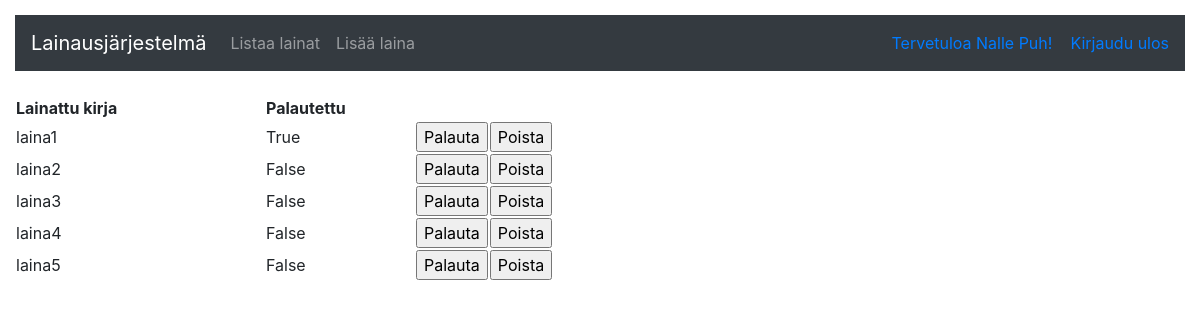
The page /loans/ (signed in) on the database as committed earlier.
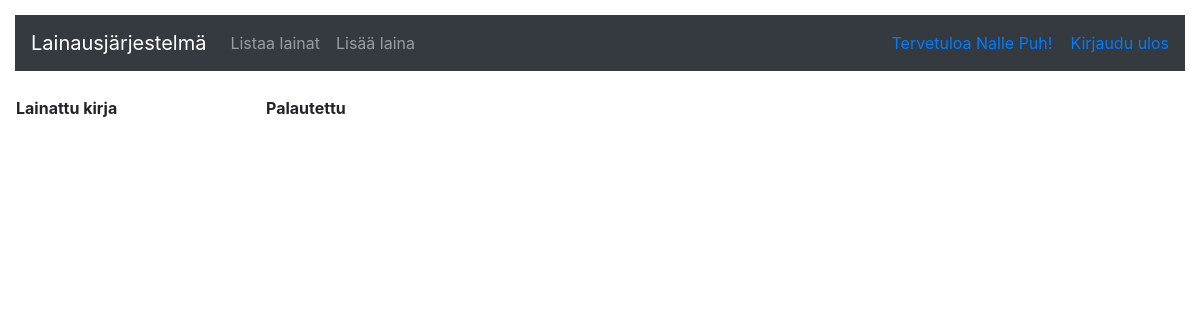
The same page on the database as committed later.
### application/auth/models.py (models this page shows, shortened)
class User(Base):
    __tablename__ = "account"
    name = db.Column(db.String(144), nullable=False)
    username = db.Column(db.String(144), nullable=False)
    password = db.Column(db.String(144), nullable=False)
    tasks = db.relationship("Loan", backref='account', lazy=True)

### application/loans/models.py (models this page shows, shortened)
class Loan(Base):
    name = db.Column(db.String(144), nullable=False)
    returned = db.Column(db.Boolean, nullable=False)
    account_id = db.Column(db.Integer, db.ForeignKey('account.id'), nullable=False)

### application/loans/views.py (the view)
@app.route("/loans/", methods=["GET"])
@login_required
def loans_index():
    return render_template("loans/list.html", loans = Loan.query.all())

### application/__init__.py (called while the page is built)
@login_manager.user_loader
def load_user(user_id):
    return User.query.get(user_id)

### application/templates/loans/list.html
{% extends "layout.html" %}
{% block body %}
  <table cellspacing="2">
    <tr>
      <th width="250" align="left">Lainattu kirja</th>
      <th width="150" align="left">Palautettu</th>
      <th></th>
    </tr>
    {% for loan in loans %}
    <tr>
      <td>{{ loan.name }}</td>
      <td align="left">{{ loan.returned }}</td>
      <td>
        <form method="POST" action="{{ url_for('loans_set_returned', loan_id=loan.id) }}">
          <input type="submit" value="Palauta"/>
        </form>
      </td>
      <td>
        <form method="GET" action="{{ url_for('loans_delete', loan_id=loan.id) }}">
          <input type="submit" value="Poista"/>
        </form>
      </td>
    </tr>
    {% endfor %}
  </table>
{% endblock %}

### application/templates/layout.html (shortened to what this page needs)
<!DOCTYPE html>
  <html>
    <head>
      <link rel="stylesheet" href="https://maxcdn.bootstrapcdn.com/bootstrap/4.0.0/css/bootstrap.min.css">
    </head>
    <body>
      <nav class="navbar navbar-expand-md navbar-dark bg-dark mb-4">
        <a class="navbar-brand" href="#">Lainausjärjestelmä</a>
	      <div class="collapse navbar-collapse" id="navbarCollapse">
          <ul class="navbar-nav mr-auto">
            <li class="nav-item">
              <a class="nav-link" href="{{ url_for('loans_index') }} ">Listaa lainat</a>
            </li>
            <li>
              <a class="nav-link" href="{{ url_for('loans_form') }} ">Lisää laina</a>
            </li>
          </ul>
          <div class="form-inline mt-2 mt-md-0">
            {% if current_user.is_authenticated %}
            <a href="{{ url_for('auth_logout') }}">Tervetuloa {{ current_user.name }}! &nbsp;&nbsp; Kirjaudu ulos</a>
            {% else %}
            <a href="{{ url_for('auth_login') }}">Kirjaudu sisään</a>
            &nbsp;&nbsp;
            <a href="{{ url_for('auth_register') }}">Rekisteröidy</a>
            </p>
            {% endif %}
          </div>
        </div>
      </nav>
      {% block body %}{% endblock %}
    </body>
  </html>

### application/templates/layout.html (style rules this page uses)
body { padding: 15px; }

Rows that differ between the two databases and show on the page:
removed Loan: name "laina1", returned "True"
removed Loan: name "laina2", returned "False"
removed Loan: name "laina3", returned "False"
removed Loan: name "laina4", returned "False"
removed Loan: name "laina5", returned "False"
